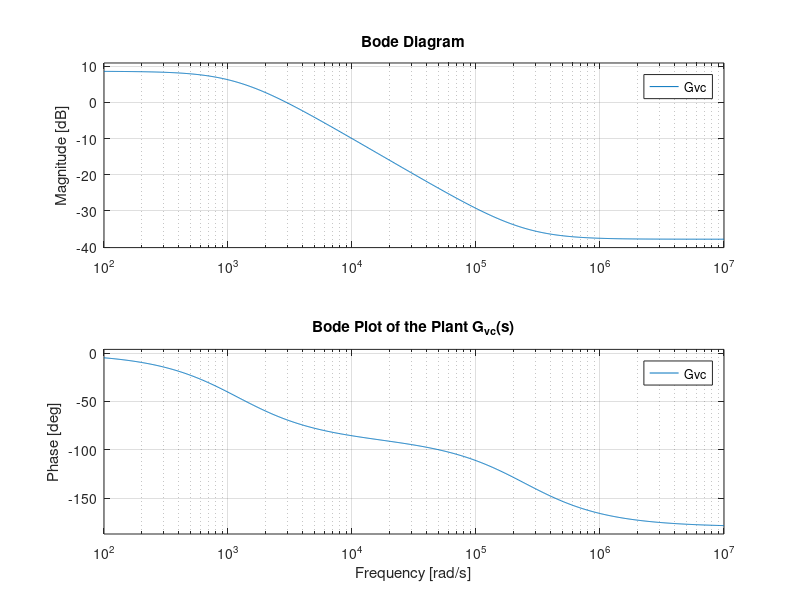
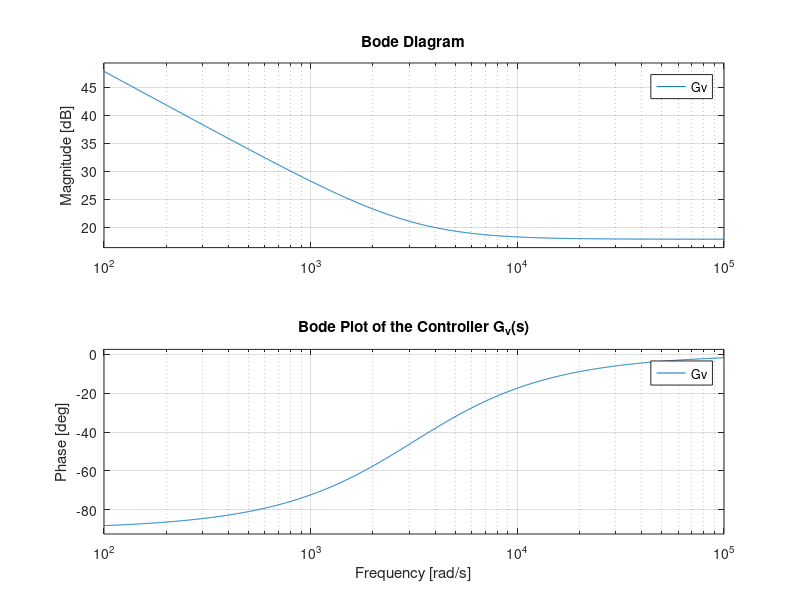
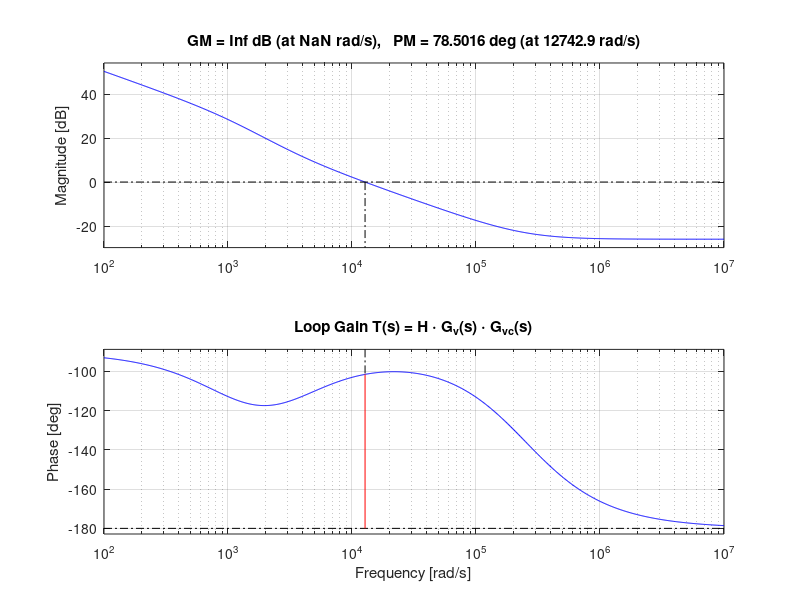

Here is the MATLAB script that generated these plots, in order:
%% Peak current mode controlled buck-boost converter
% Power Electronics, University of Colorado Boulder 

% Converter parameters
Vg = 5;
D = 0.3;
Dp = 1-D;
Vout = Vg*D/Dp;
L = 33e-6;
C = 220e-6;
R = 5;
fs = 1e6;
Rf = 1;

% Peak current mode control: simple model
Gc0simple = Dp*R/((1+D)*Rf);
wz = Dp^2*R/(D*L);
wp1simple = (1+D)/(R*C);

s = tf('s');

% 1. Plant Transfer Function (Control-to-Output)
Gvc = Gc0simple * (1 - s/wz) / (1 + s/wp1simple);

% 2. Controller Transfer Function (PI)
Gcm = 7.8;
fzv = 500;
Gv = Gcm * (1 + 2*pi*fzv/s);

% 3. Sensor/Feedback Gain
H = 0.5;

% 4. Loop Gain
T = H * Gv * Gvc;

%% Plotting

% Figure 1: Plant Bode Plot
figure(1);
bode(Gvc);
grid on;
title('Bode Plot of the Plant G_{vc}(s)');

% Figure 2: Controller Bode Plot
figure(2);
bode(Gv);
grid on;
title('Bode Plot of the Controller G_v(s)');

% Figure 3: Loop Gain, Crossover Frequency, and Phase Margin
figure(3);
margin(T); % This automatically calculates and displays Fc and PM
grid on;
title('Loop Gain T(s) = H \cdot G_v(s) \cdot G_{vc}(s)');

% Display margins in the command window for quick reference
[gm, pm, wcg, wcp] = margin(T);
fprintf('Crossover Frequency: %.2f Hz\n', wcp/(2*pi));
fprintf('Phase Margin: %.2f degrees\n', pm);
